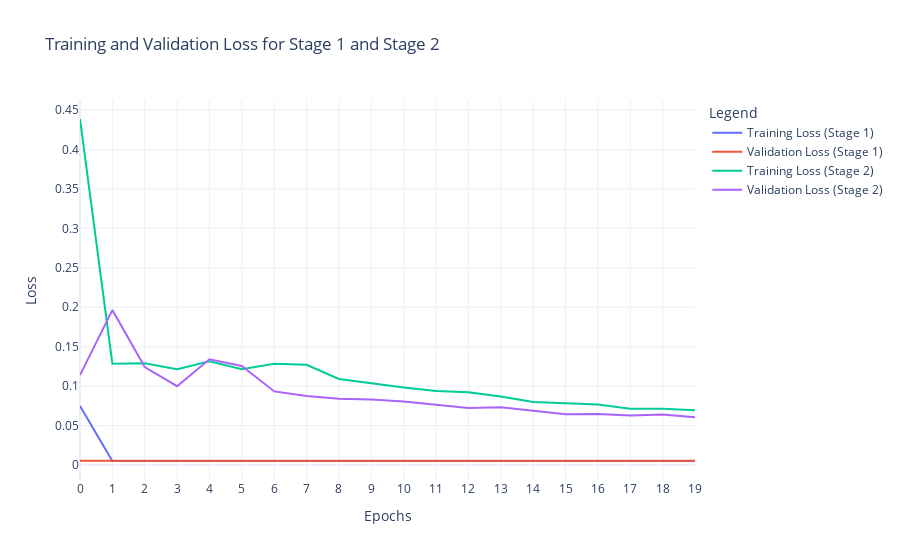

Write notebook code for a chart like this one.
### Markdown cell above
Plot training and validation loss using Plotly

### Code cell
import plotly.graph_objects as go

# 假设 Stage 1 和 Stage 2 的损失数据如下：
# Stage 1 的训练和验证损失
train_losses_stage_1 = train_losses[:epochs_stage_1]  # 从已有数据中获取
val_losses_stage_1 = val_losses[:epochs_stage_1]

# Stage 2 的训练和验证损失
train_losses_stage_2 = train_losses[epochs_stage_1:]  # 从已有数据中获取
val_losses_stage_2 = val_losses[epochs_stage_1:]

# 使用 Plotly 绘制损失曲线
fig = go.Figure()

# 添加 Stage 1 的训练损失
fig.add_trace(
    go.Scatter(
        y=train_losses_stage_1,
        mode='lines',
        name='Training Loss (Stage 1)'
    )
)

# 添加 Stage 1 的验证损失
fig.add_trace(
    go.Scatter(
        y=val_losses_stage_1,
        mode='lines',
        name='Validation Loss (Stage 1)'
    )
)

# 添加 Stage 2 的训练损失
fig.add_trace(
    go.Scatter(
        y=train_losses_stage_2,
        mode='lines',
        name='Training Loss (Stage 2)'
    )
)

# 添加 Stage 2 的验证损失
fig.add_trace(
    go.Scatter(
        y=val_losses_stage_2,
        mode='lines',
        name='Validation Loss (Stage 2)'
    )
)

# 更新图表布局
fig.update_layout(
    title='Training and Validation Loss for Stage 1 and Stage 2',
    xaxis_title='Epochs',
    yaxis_title='Loss',
    template='plotly_white',
    legend=dict(title="Legend"),
    xaxis=dict(tickmode='linear')  # 确保 x 轴刻度按线性显示
)

# 显示图表
fig.show()

### Figure 1 — Plotly figure (JSON) as saved in the notebook; plotly's stock layout.template omitted (floating-point values rounded to 4 significant figures)
{"data": [{"mode": "lines", "name": "Training Loss (Stage 1)", "type": "scatter", "y": [0.07491, 0.005274, 0.005231, 0.005233, 0.005236, 0.005235, 0.005234, 0.005236, 0.005238, 0.00524, 0.005239, 0.005234, 0.005235, 0.005235, 0.005235, 0.005235, 0.005229, 0.005227, 0.005227, 0.005226]}, {"mode": "lines", "name": "Validation Loss (Stage 1)", "type": "scatter", "y": [0.005693, 0.005445, 0.005442, 0.005444, 0.005447, 0.005443, 0.005444, 0.005445, 0.005446, 0.005447, 0.005443, 0.005443, 0.005443, 0.005443, 0.005443, 0.005442, 0.005437, 0.005437, 0.005435, 0.005433]}, {"mode": "lines", "name": "Training Loss (Stage 2)", "type": "scatter", "y": [0.4386, 0.1285, 0.129, 0.1214, 0.1316, 0.1215, 0.1285, 0.1272, 0.1091, 0.1036, 0.09844, 0.09385, 0.0923, 0.08704, 0.08013, 0.07853, 0.07672, 0.07142, 0.0715, 0.0694]}, {"mode": "lines", "name": "Validation Loss (Stage 2)", "type": "scatter", "y": [0.114, 0.1964, 0.1243, 0.09998, 0.1342, 0.1256, 0.09339, 0.08745, 0.08412, 0.08302, 0.0807, 0.07631, 0.0725, 0.07333, 0.06874, 0.06432, 0.0647, 0.06297, 0.0643, 0.06056]}], "layout": {"legend": {"title": {"text": "Legend"}}, "title": {"text": "Training and Validation Loss for Stage 1 and Stage 2"}, "xaxis": {"tickmode": "linear", "title": {"text": "Epochs"}}, "yaxis": {"title": {"text": "Loss"}}}}
